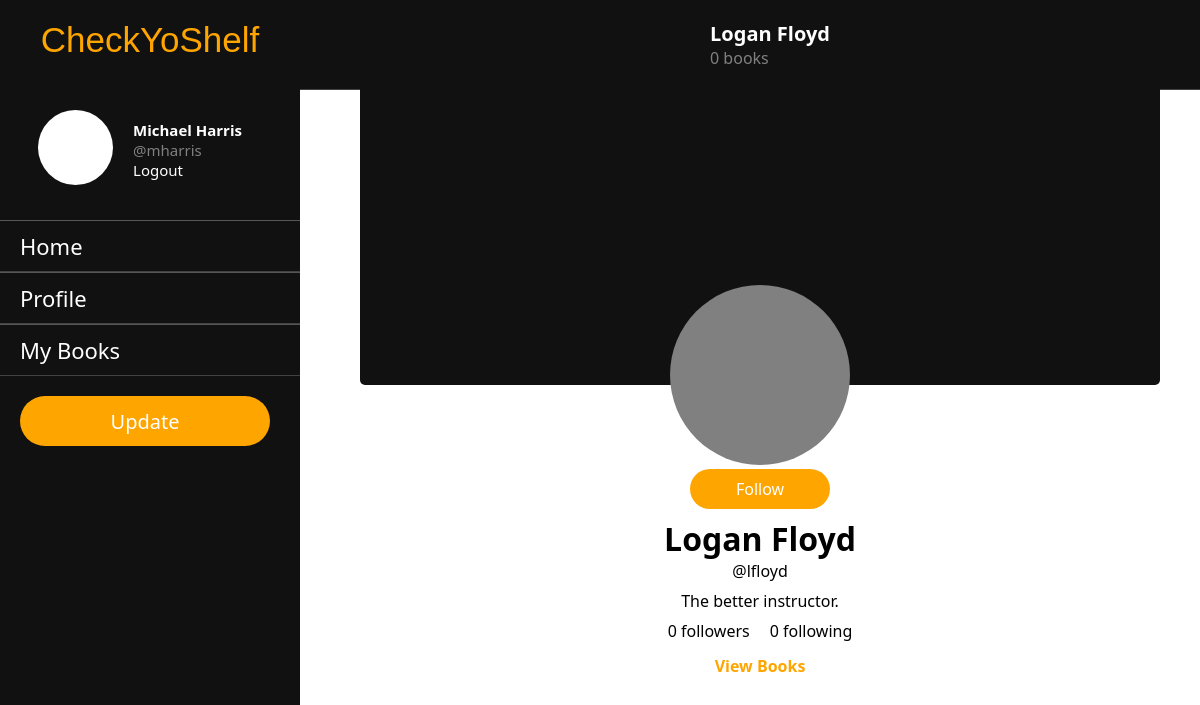
The app's page /lfloyd/ (signed in) with its own data.
### app/models.py (models this page shows, shortened)
class Profile(models.Model):
    user = models.OneToOneField(User, on_delete=models.CASCADE, primary_key=True)
    name = models.CharField(max_length=200)
    bio = models.TextField(blank=True)
    followers = []
    following = []

### app/views.py (the view)
# urls.py: path("<str:username>/", profile_view, name="profile"),
@login_required(login_url="login")
def profile_view(request, username):
    context = {}
    current_user = request.user
    my_profile = Profile.objects.get(user=current_user)
    try:
        user = User.objects.get(username=username)
        profile = Profile.objects.get(user=user)
        posts = Post.objects.filter(profile=profile)
        bookshelf = Bookshelf.objects.get(profile=profile, name="All")
        read_books = bookshelf.books.all()
        books_read = read_books.count()
        follower_count = len(profile.followers)
        following_count = len(profile.following)
    except:
        user = None
        profile = None
        posts = None
        bookshelf = None
        read_books = None
        books_read = 0
        follower_count = 0
        following_count = 0
    result = ""
    if books_read == 1:
        result = f"{books_read} book"
    else:
        result = f"{books_read} books"
    context["current_user"] = current_user
    context["my_profile"] = my_profile
    context["user"] = user
    context["profile"] = profile
    context["result"] = result
    context["follower_count"] = follower_count
    context["following_count"] = following_count
    context["posts"] = posts
    return render(request, "profile.html", context)

### app/templates/profile.html (shortened to what this page needs)
{% extends "base.html" %}  {% block content %}
<div class="profile-nav">
  <div class="info">
    <div class="name">
      <p>{{ profile.name }}</p>
    </div>
    <div class="books-read">
      <p>{{ result }}</p>
    </div>
  </div>
</div>
<div class="profile-card">
  <div class="photos">
    <span class="cover-photo"></span>
    <span class="profile-photo"></span>
  </div>
  <div class="details-container">
    <ul>
      <li>
        <div class="profile-btn">
          {% if current_user != user %}
          <a href="">Follow</a>
          {% else %}
          <a href="{% url "edit_profile" %}">Edit Profile</a>
          {% endif %}
        </div>
      </li>
      <li>
        <div class="user-details">
          <h1 class="name">{{ profile.name }}</h1>
          <p class="username">@{{ profile.user }}</p>
        </div>
      </li>
      <li>
        <div class="bio">
          <p>{{ profile.bio }}</p>
        </div>
      </li>
      <li>
        <div class="followers">
          <p>{{ follower_count }} followers</p>
          <p>{{ following_count }} following</p>
        </div>
      </li>
      <li>
        <div class="profile-books-btn">
          <a href="{% url "bookshelves" profile.user %}">View Books</a>
        </div>
      </li>
    </ul>
  </div>
</div>
{% endblock content %}

### app/templates/base.html (shortened to what this page needs)
{% load static %}
<!DOCTYPE html>
<html lang="en">
  <head>
    <link rel="stylesheet" href="{% static "styles.css" %}">
  </head>
  <body>
    <div class="wrapper">
      <div class="side-nav">
        <div class="logo">
          <p>CheckYoShelf</p>
        </div>
        <div class="profile-section">
          <div class="profile-pic">
            <span></span>
          </div>
          <div class="user-info">
            <p class="name">{{ my_profile.name }}</p>
            <p class="username">@{{ current_user }}</p>
            <a href="{% url "logout" %}">Logout</a>
          </div>
        </div>
        <ul>
          <li><a href="{% url "home" %}">Home</a></li>
          <li><a href="{% url "profile" current_user %}">Profile</a></li>
          <li><a href="{% url "bookshelves" current_user %}">My Books</a></li>
        </ul>
        <div class="btn-container">
          <div class="btn">
            <a href="">Update</a>
          </div>
        </div>
      </div>
      <div class="main-content">{% block content %}{% endblock content %}</div>
    </div>
  </body>
</html>

### app/static/styles.css (style rules this page uses)
* { margin: 0; padding: 0; list-style: none; text-decoration: none; font-family: 'Segoe UI', Tahoma, Geneva, Verdana, sans-serif; }
.wrapper { display: flex; position: relative; }
.wrapper .side-nav { height: 100%; width: 300px; position: fixed; background-color: #111; z-index: 99; }
.wrapper .side-nav .logo { padding: 20px; text-align: center; }
.wrapper .side-nav .logo p { font-size: 35px; font-family: 'Franklin Gothic Medium', 'Arial Narrow', Arial, sans-serif !important; color: orange; }
.wrapper .side-nav .profile-section { display: flex; justify-content: center; align-items: center; padding: 20px; }
.wrapper .side-nav .profile-section .user-info { font-size: 15px; padding: 20px; }
.wrapper .side-nav .profile-section .user-info .name { color: white; font-weight: bold; }
.wrapper .side-nav .profile-section .user-info .username { color: gray; }
.wrapper .side-nav .profile-section .user-info a { color: white; transition: .3s; }
.wrapper .side-nav .profile-section span { height: 75px; width: 75px; background-color: white; display: inline-block; border-radius: 50px; }
.wrapper .side-nav ul li { padding: 10px 10px 10px 20px; border-bottom: 1px solid #434242; border-top: 1px solid #565656; transition: .3s; }
.wrapper .side-nav ul li a { font-size: 22px; color: white; display: block; }
.wrapper .btn-container { padding: 20px; }
.wrapper .btn-container .btn { height: 40px; width: 150px; padding: 5px 50px; background-color: orange; display: flex; justify-content: center; align-items: center; border-radius: 35px; transition: .3s; }
.wrapper .btn-container .btn a { font-size: 20px; font-weight: 500; color: white; display: block; }
.wrapper .main-content { width: 100%; margin-left: 300px; }
::placeholder { color: rgb(186, 124, 8); }
.wrapper .main-content .profile-nav { position: fixed; display: flex; justify-content: center; width: 100%; background-color: #111; border-bottom: 1px solid #434242; padding: 20px; gap: 400px; }
.wrapper .main-content .profile-nav .info { margin-right: 300px; }
.wrapper .main-content .profile-nav .info .name { font-size: 20px; font-weight: bold; color: white; }
.wrapper .main-content .profile-nav .info .books-read { color: gray; }
.wrapper .main-content .profile-card { padding: 85px 60px; }
.wrapper .main-content .profile-card .photos { position: relative; display: flex; justify-content: center; }
.wrapper .main-content .profile-card .photos .cover-photo { position: relative; height: 300px; width: 800px; background-color: #111; border-radius: 5px; }
.wrapper .main-content .profile-card .photos .profile-photo { position: absolute; height: 180px; width: 180px; background-color: gray; border-radius: 100px; margin-top: 200px; }
.wrapper .main-content .profile-card .details-container { margin-top: 80px; text-align: center; display: flex; justify-content: center; }
.wrapper .main-content .profile-card .details-container ul li { padding: 4px; display: flex; justify-content: center; }
.wrapper .main-content .profile-card .details-container .followers { display: flex; justify-content: center; align-items: center; gap: 20px; }
.wrapper .main-content .profile-card .details-container .profile-books-btn { border-radius: 35px; padding: 5px 2px; transition: .3s; }
.wrapper .main-content .profile-card .details-container .profile-books-btn a { color: orange; font-weight: bold; }
.wrapper .main-content .profile-card .profile-btn { height: 20px; width: 80px; padding: 10px 30px; background-color: orange; display: flex; justify-content: center; align-items: center; border-radius: 35px; transition: .3s; }
.wrapper .main-content .profile-card .profile-btn a { color: white; font-weight: 500; }

### records on screen
Profile: name "Michael Harris"
Profile: name "Logan Floyd", user "lfloyd", bio "The better instructor."

### other values on screen
{{ current_user }} "mharris"
{{ result }} "0 books"
{{ follower_count }} "0"
{{ following_count }} "0"
